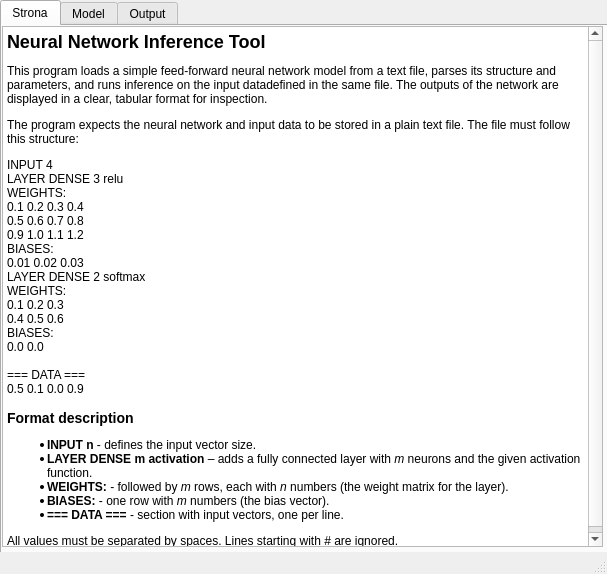
<?xml version="1.0" encoding="UTF-8"?>
<ui version="4.0">
 <class>MainWindow</class>
 <widget class="QMainWindow" name="MainWindow">
  <property name="geometry">
   <rect>
    <x>0</x>
    <y>0</y>
    <width>607</width>
    <height>574</height>
   </rect>
  </property>
  <property name="windowTitle">
   <string>MainWindow</string>
  </property>
  <property name="styleSheet">
   <string notr="true">QPushButton {
    background-color: #2d89ef;
    color: white;
    border-radius: 6px;
    padding: 6px 12px;
}
QPushButton:disabled {
    background-color: #aaaaaa;
    color: #dddddd;
}
QPushButton:hover {
    background-color: #218838;
}
QPushButton:pressed {
    background-color: #1e7e34;
}</string>
  </property>
  <widget class="QWidget" name="centralwidget">
   <widget class="QTabWidget" name="tabWidget">
    <property name="geometry">
     <rect>
      <x>0</x>
      <y>0</y>
      <width>611</width>
      <height>571</height>
     </rect>
    </property>
    <property name="currentIndex">
     <number>0</number>
    </property>
    <widget class="QWidget" name="tab_4">
     <attribute name="title">
      <string>Strona</string>
     </attribute>
     <widget class="QTextBrowser" name="textBrowser_5">
      <property name="geometry">
       <rect>
        <x>0</x>
        <y>0</y>
        <width>601</width>
        <height>521</height>
       </rect>
      </property>
      <property name="html">
       <string>&lt;!DOCTYPE HTML PUBLIC &quot;-//W3C//DTD HTML 4.0//EN&quot; &quot;http://www.w3.org/TR/REC-html40/strict.dtd&quot;&gt;
&lt;html&gt;&lt;head&gt;&lt;meta name=&quot;qrichtext&quot; content=&quot;1&quot; /&gt;&lt;meta charset=&quot;utf-8&quot; /&gt;&lt;style type=&quot;text/css&quot;&gt;
p, li { white-space: pre-wrap; }
hr { height: 1px; border-width: 0; }
li.unchecked::marker { content: &quot;\2610&quot;; }
li.checked::marker { content: &quot;\2612&quot;; }
&lt;/style&gt;&lt;/head&gt;&lt;body style=&quot; font-family:'Segoe UI'; font-size:9pt; font-weight:400; font-style:normal;&quot;&gt;
&lt;h2 style=&quot; margin-top:16px; margin-bottom:12px; margin-left:0px; margin-right:0px; -qt-block-indent:0; text-indent:0px;&quot;&gt;&lt;span style=&quot; font-size:x-large; font-weight:700;&quot;&gt;Neural Network Inference Tool&lt;/span&gt;&lt;/h2&gt;
&lt;p style=&quot; margin-top:12px; margin-bottom:12px; margin-left:0px; margin-right:0px; -qt-block-indent:0; text-indent:0px;&quot;&gt;This program loads a simple feed-forward neural network model from a text file, parses its structure and parameters, and runs inference on the input datadefined in the same file. The outputs of the network are displayed in a clear, tabular format for inspection.&lt;/p&gt;
&lt;p style=&quot; margin-top:12px; margin-bottom:12px; margin-left:0px; margin-right:0px; -qt-block-indent:0; text-indent:0px;&quot;&gt;The program expects the neural network and input data to be stored in a plain text file. The file must follow this structure:&lt;/p&gt;
&lt;p style=&quot; margin-top:12px; margin-bottom:12px; margin-left:0px; margin-right:0px; -qt-block-indent:0; text-indent:0px;&quot;&gt;&lt;span style=&quot; font-family:'monospace';&quot;&gt;INPUT 4&lt;br /&gt;LAYER DENSE 3 relu&lt;br /&gt;WEIGHTS:&lt;br /&gt;0.1 0.2 0.3 0.4&lt;br /&gt;0.5 0.6 0.7 0.8&lt;br /&gt;0.9 1.0 1.1 1.2&lt;br /&gt;BIASES:&lt;br /&gt;0.01 0.02 0.03&lt;br /&gt;LAYER DENSE 2 softmax&lt;br /&gt;WEIGHTS:&lt;br /&gt;0.1 0.2 0.3&lt;br /&gt;0.4 0.5 0.6&lt;br /&gt;BIASES:&lt;br /&gt;0.0 0.0&lt;br /&gt;&lt;br /&gt;=== DATA ===&lt;br /&gt;0.5 0.1 0.0 0.9&lt;/span&gt;&lt;/p&gt;
&lt;h3 style=&quot; margin-top:14px; margin-bottom:12px; margin-left:0px; margin-right:0px; -qt-block-indent:0; text-indent:0px;&quot;&gt;&lt;span style=&quot; font-size:large; font-weight:700;&quot;&gt;Format description&lt;/span&gt;&lt;/h3&gt;
&lt;ul style=&quot;margin-top: 0px; margin-bottom: 0px; margin-left: 0px; margin-right: 0px; -qt-list-indent: 1;&quot;&gt;
&lt;li style=&quot; margin-top:12px; margin-bottom:0px; margin-left:0px; margin-right:0px; -qt-block-indent:0; text-indent:0px;&quot;&gt;&lt;span style=&quot; font-weight:700;&quot;&gt;INPUT n&lt;/span&gt; - defines the input vector size.  &lt;/li&gt;
&lt;li style=&quot; margin-top:0px; margin-bottom:0px; margin-left:0px; margin-right:0px; -qt-block-indent:0; text-indent:0px;&quot;&gt;&lt;span style=&quot; font-weight:700;&quot;&gt;LAYER DENSE m activation&lt;/span&gt; – adds a fully connected layer with &lt;span style=&quot; font-style:italic;&quot;&gt;m&lt;/span&gt; neurons and the given activation function.&lt;/li&gt;
&lt;li style=&quot; margin-top:0px; margin-bottom:0px; margin-left:0px; margin-right:0px; -qt-block-indent:0; text-indent:0px;&quot;&gt;&lt;span style=&quot; font-weight:700;&quot;&gt;WEIGHTS:&lt;/span&gt; - followed by &lt;span style=&quot; font-style:italic;&quot;&gt;m&lt;/span&gt; rows, each with &lt;span style=&quot; font-style:italic;&quot;&gt;n&lt;/span&gt; numbers (the weight matrix for the layer).  &lt;/li&gt;
&lt;li style=&quot; margin-top:0px; margin-bottom:0px; margin-left:0px; margin-right:0px; -qt-block-indent:0; text-indent:0px;&quot;&gt;&lt;span style=&quot; font-weight:700;&quot;&gt;BIASES:&lt;/span&gt; - one row with &lt;span style=&quot; font-style:italic;&quot;&gt;m&lt;/span&gt; numbers (the bias vector).  &lt;/li&gt;
&lt;li style=&quot; margin-top:0px; margin-bottom:12px; margin-left:0px; margin-right:0px; -qt-block-indent:0; text-indent:0px;&quot;&gt;&lt;span style=&quot; font-weight:700;&quot;&gt;=== DATA ===&lt;/span&gt; - section with input vectors, one per line.&lt;/li&gt;&lt;/ul&gt;
&lt;p style=&quot; margin-top:12px; margin-bottom:12px; margin-left:0px; margin-right:0px; -qt-block-indent:0; text-indent:0px;&quot;&gt;All values must be separated by spaces. Lines starting with &lt;span style=&quot; font-family:'Courier New';&quot;&gt;#&lt;/span&gt; are ignored.&lt;/p&gt;&lt;/body&gt;&lt;/html&gt;</string>
      </property>
     </widget>
    </widget>
    <widget class="QWidget" name="tab">
     <attribute name="title">
      <string>Model</string>
     </attribute>
     <widget class="QPushButton" name="loadFile">
      <property name="geometry">
       <rect>
        <x>30</x>
        <y>150</y>
        <width>541</width>
        <height>31</height>
       </rect>
      </property>
      <property name="font">
       <font>
        <pointsize>12</pointsize>
       </font>
      </property>
      <property name="text">
       <string>Load model from file...</string>
      </property>
     </widget>
     <widget class="QLineEdit" name="fileNameField">
      <property name="geometry">
       <rect>
        <x>30</x>
        <y>110</y>
        <width>541</width>
        <height>31</height>
       </rect>
      </property>
     </widget>
     <widget class="QPushButton" name="runButton">
      <property name="geometry">
       <rect>
        <x>30</x>
        <y>480</y>
        <width>541</width>
        <height>31</height>
       </rect>
      </property>
      <property name="font">
       <font>
        <pointsize>12</pointsize>
       </font>
      </property>
      <property name="text">
       <string>Run inference</string>
      </property>
     </widget>
     <widget class="QPlainTextEdit" name="modelInfo">
      <property name="geometry">
       <rect>
        <x>33</x>
        <y>189</y>
        <width>541</width>
        <height>281</height>
       </rect>
      </property>
     </widget>
     <widget class="QTextBrowser" name="textBrowser">
      <property name="geometry">
       <rect>
        <x>5</x>
        <y>10</y>
        <width>591</width>
        <height>91</height>
       </rect>
      </property>
      <property name="styleSheet">
       <string notr="true">h3 {
    margin-bottom: 0px;
}

ol, li {
    margin-top: 0px;
}</string>
      </property>
      <property name="html">
       <string>&lt;!DOCTYPE HTML PUBLIC &quot;-//W3C//DTD HTML 4.0//EN&quot; &quot;http://www.w3.org/TR/REC-html40/strict.dtd&quot;&gt;
&lt;html&gt;&lt;head&gt;&lt;meta name=&quot;qrichtext&quot; content=&quot;1&quot; /&gt;&lt;meta charset=&quot;utf-8&quot; /&gt;&lt;style type=&quot;text/css&quot;&gt;
p, li { white-space: pre-wrap; }
hr { height: 1px; border-width: 0; }
li.unchecked::marker { content: &quot;\2610&quot;; }
li.checked::marker { content: &quot;\2612&quot;; }
&lt;/style&gt;&lt;/head&gt;&lt;body style=&quot; font-family:'Segoe UI'; font-size:9pt; font-weight:400; font-style:normal;&quot;&gt;
&lt;h3 style=&quot; margin-top:14px; margin-bottom:12px; margin-left:0px; margin-right:0px; -qt-block-indent:0; text-indent:0px;&quot;&gt;&lt;span style=&quot; font-size:large; font-weight:700;&quot;&gt;Instructions&lt;/span&gt;&lt;/h3&gt;
&lt;ol style=&quot;margin-top: 0px; margin-bottom: 0px; margin-left: 0px; margin-right: 0px; -qt-list-indent: 1;&quot;&gt;
&lt;li style=&quot; margin-top:0px; margin-bottom:0px; margin-left:0px; margin-right:0px; -qt-block-indent:0; text-indent:0px;&quot;&gt;Click &lt;span style=&quot; font-weight:700;&quot;&gt;Load file…&lt;/span&gt; and select a file with neuron network model.  &lt;/li&gt;
&lt;li style=&quot; margin-top:0px; margin-bottom:0px; margin-left:0px; margin-right:0px; -qt-block-indent:0; text-indent:0px;&quot;&gt;After loading, the &lt;span style=&quot; font-weight:700;&quot;&gt;Run inference&lt;/span&gt; button will be enabled.  &lt;/li&gt;
&lt;li style=&quot; margin-top:0px; margin-bottom:12px; margin-left:0px; margin-right:0px; -qt-block-indent:0; text-indent:0px;&quot;&gt;Click &lt;span style=&quot; font-weight:700;&quot;&gt;Run inference&lt;/span&gt; to see the results in the &lt;span style=&quot; font-weight:700;&quot;&gt;Output&lt;/span&gt; tab.&lt;/li&gt;&lt;/ol&gt;&lt;/body&gt;&lt;/html&gt;</string>
      </property>
     </widget>
    </widget>
    <widget class="QWidget" name="tab_2">
     <attribute name="title">
      <string>Output</string>
     </attribute>
     <widget class="QPlainTextEdit" name="outputView">
      <property name="geometry">
       <rect>
        <x>0</x>
        <y>0</y>
        <width>601</width>
        <height>521</height>
       </rect>
      </property>
      <property name="font">
       <font>
        <family>Courier New</family>
        <pointsize>10</pointsize>
       </font>
      </property>
     </widget>
    </widget>
   </widget>
  </widget>
  <widget class="QStatusBar" name="statusbar"/>
 </widget>
 <resources/>
 <connections/>
</ui>
